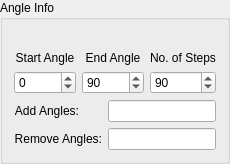
     <widget class="QGroupBox" name="groupBox_5">
      <property name="title">
       <string>Angle Info</string>
      </property>
      <layout class="QGridLayout" name="gridLayout_29">
       <item row="0" column="0">
        <widget class="QLabel" name="label_13">
         <property name="sizePolicy">
          <sizepolicy hsizetype="Preferred" vsizetype="Fixed">
           <horstretch>0</horstretch>
           <verstretch>0</verstretch>
          </sizepolicy>
         </property>
         <property name="text">
          <string/>
         </property>
        </widget>
       </item>
       <item row="3" column="0" colspan="2">
        <layout class="QGridLayout" name="gridLayout_26">
         <item row="1" column="1">
          <widget class="QLineEdit" name="le_remove_angles">
           <property name="sizePolicy">
            <sizepolicy hsizetype="Preferred" vsizetype="Fixed">
             <horstretch>0</horstretch>
             <verstretch>0</verstretch>
            </sizepolicy>
           </property>
          </widget>
         </item>
         <item row="0" column="0" rowspan="2">
          <layout class="QGridLayout" name="gridLayout_25">
           <item row="0" column="0">
            <widget class="QLabel" name="label_3">
             <property name="sizePolicy">
              <sizepolicy hsizetype="Fixed" vsizetype="Preferred">
               <horstretch>0</horstretch>
               <verstretch>0</verstretch>
              </sizepolicy>
             </property>
             <property name="text">
              <string>Add Angles:</string>
             </property>
             <property name="alignment">
              <set>Qt::AlignRight|Qt::AlignTrailing|Qt::AlignVCenter</set>
             </property>
            </widget>
           </item>
           <item row="1" column="0">
            <widget class="QLabel" name="label_4">
             <property name="sizePolicy">
              <sizepolicy hsizetype="Fixed" vsizetype="Preferred">
               <horstretch>0</horstretch>
               <verstretch>0</verstretch>
              </sizepolicy>
             </property>
             <property name="text">
              <string>Remove Angles:</string>
             </property>
             <property name="alignment">
              <set>Qt::AlignRight|Qt::AlignTrailing|Qt::AlignVCenter</set>
             </property>
            </widget>
           </item>
          </layout>
         </item>
         <item row="0" column="1">
          <widget class="QLineEdit" name="le_add_angles">
           <property name="sizePolicy">
            <sizepolicy hsizetype="Preferred" vsizetype="Fixed">
             <horstretch>0</horstretch>
             <verstretch>0</verstretch>
            </sizepolicy>
           </property>
          </widget>
         </item>
        </layout>
       </item>
       <item row="2" column="0" colspan="2">
        <layout class="QGridLayout" name="gridLayout_23">
         <item row="0" column="0">
          <layout class="QVBoxLayout" name="verticalLayout">
           <item>
            <widget class="QLabel" name="label_40">
             <property name="sizePolicy">
              <sizepolicy hsizetype="Preferred" vsizetype="Fixed">
               <horstretch>0</horstretch>
               <verstretch>0</verstretch>
              </sizepolicy>
             </property>
             <property name="text">
              <string>Start Angle</string>
             </property>
             <property name="alignment">
              <set>Qt::AlignCenter</set>
             </property>
            </widget>
           </item>
           <item>
            <widget class="QSpinBox" name="sb_start_angle">
             <property name="sizePolicy">
              <sizepolicy hsizetype="Preferred" vsizetype="Fixed">
               <horstretch>0</horstretch>
               <verstretch>0</verstretch>
              </sizepolicy>
             </property>
             <property name="minimum">
              <number>-120</number>
             </property>
             <property name="maximum">
              <number>120</number>
             </property>
            </widget>
           </item>
          </layout>
         </item>
         <item row="0" column="1">
          <layout class="QVBoxLayout" name="verticalLayout_2">
           <item>
            <widget class="QLabel" name="label_50">
             <property name="sizePolicy">
              <sizepolicy hsizetype="Preferred" vsizetype="Fixed">
               <horstretch>0</horstretch>
               <verstretch>0</verstretch>
              </sizepolicy>
             </property>
             <property name="text">
              <string>End Angle</string>
             </property>
             <property name="alignment">
              <set>Qt::AlignCenter</set>
             </property>
            </widget>
           </item>
           <item>
            <widget class="QSpinBox" name="sb_end_angle">
             <property name="sizePolicy">
              <sizepolicy hsizetype="Preferred" vsizetype="Fixed">
               <horstretch>0</horstretch>
               <verstretch>0</verstretch>
              </sizepolicy>
             </property>
             <property name="minimum">
              <number>-120</number>
             </property>
             <property name="maximum">
              <number>120</number>
             </property>
             <property name="value">
              <number>90</number>
             </property>
            </widget>
           </item>
          </layout>
         </item>
         <item row="0" column="2">
          <layout class="QVBoxLayout" name="verticalLayout_3">
           <item>
            <widget class="QLabel" name="label_60">
             <property name="sizePolicy">
              <sizepolicy hsizetype="Preferred" vsizetype="Fixed">
               <horstretch>0</horstretch>
               <verstretch>0</verstretch>
              </sizepolicy>
             </property>
             <property name="text">
              <string>No. of Steps</string>
             </property>
             <property name="alignment">
              <set>Qt::AlignCenter</set>
             </property>
            </widget>
           </item>
           <item>
            <widget class="QSpinBox" name="sb_angle_num">
             <property name="sizePolicy">
              <sizepolicy hsizetype="Preferred" vsizetype="Fixed">
               <horstretch>0</horstretch>
               <verstretch>0</verstretch>
              </sizepolicy>
             </property>
             <property name="maximum">
              <number>500</number>
             </property>
             <property name="value">
              <number>90</number>
             </property>
            </widget>
           </item>
          </layout>
         </item>
        </layout>
       </item>
      </layout>
     </widget>
